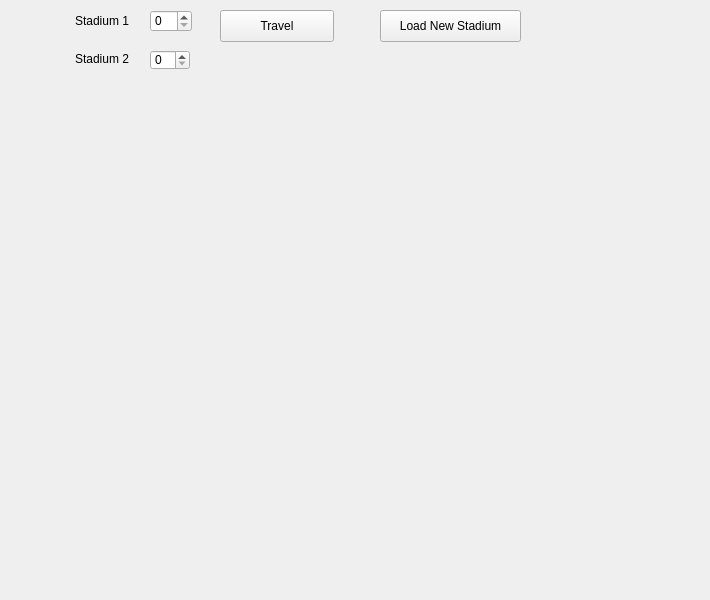
<?xml version="1.0" encoding="UTF-8"?>
<ui version="4.0">
 <class>MapView</class>
 <widget class="QWidget" name="MapView">
  <property name="geometry">
   <rect>
    <x>0</x>
    <y>0</y>
    <width>710</width>
    <height>600</height>
   </rect>
  </property>
  <property name="windowTitle">
   <string>Form</string>
  </property>
  <property name="styleSheet">
   <string notr="true">QWidget#map_widget{
border-image: url(:/res/map_background.png) 0 0 0 0 strech stretch;
}</string>
  </property>
  <widget class="QWidget" name="map_widget" native="true">
   <property name="geometry">
    <rect>
     <x>0</x>
     <y>90</y>
     <width>710</width>
     <height>399</height>
    </rect>
   </property>
  </widget>
  <widget class="QPushButton" name="pushButton">
   <property name="geometry">
    <rect>
     <x>220</x>
     <y>10</y>
     <width>114</width>
     <height>32</height>
    </rect>
   </property>
   <property name="text">
    <string>Travel</string>
   </property>
  </widget>
  <widget class="QSpinBox" name="spinBox">
   <property name="geometry">
    <rect>
     <x>150</x>
     <y>10</y>
     <width>42</width>
     <height>22</height>
    </rect>
   </property>
  </widget>
  <widget class="QSpinBox" name="spinBox_2">
   <property name="geometry">
    <rect>
     <x>150</x>
     <y>50</y>
     <width>40</width>
     <height>20</height>
    </rect>
   </property>
  </widget>
  <widget class="QLabel" name="label">
   <property name="geometry">
    <rect>
     <x>75</x>
     <y>13</y>
     <width>71</width>
     <height>16</height>
    </rect>
   </property>
   <property name="text">
    <string>Stadium 1</string>
   </property>
  </widget>
  <widget class="QLabel" name="label_2">
   <property name="geometry">
    <rect>
     <x>75</x>
     <y>51</y>
     <width>70</width>
     <height>16</height>
    </rect>
   </property>
   <property name="text">
    <string>Stadium 2</string>
   </property>
  </widget>
  <widget class="QPushButton" name="pushButton_2">
   <property name="geometry">
    <rect>
     <x>380</x>
     <y>10</y>
     <width>141</width>
     <height>32</height>
    </rect>
   </property>
   <property name="text">
    <string>Load New Stadium</string>
   </property>
  </widget>
 </widget>
 <resources/>
 <connections/>
</ui>
